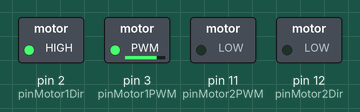
Simulated run of this sketch. Board: Arduino Uno, built with avr-gcc and run on an emulated ATmega328P. Shown: switched loads named in the sketch (green lamp = pin HIGH).

Above: at 0.1 s.
At 1.1 s:
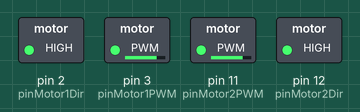
Timing chart, 0 to 2.6 s (numbered marks = the images above):
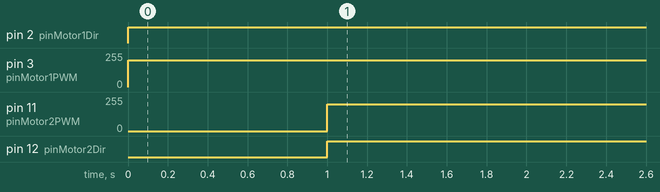

Measured:
- by itself, pin 2 (pinMotor1Dir): LOW → HIGH at 0.00 s
- by itself, pin 3 (pinMotor1PWM): 0/255 → 200/255 at 0.00 s
- by itself, pin 11 (pinMotor2PWM): 0/255 → 200/255 at 1.0 s
- by itself, pin 12 (pinMotor2Dir): LOW → HIGH at 1.0 s

The sketch:

NexusTruckRobotMotorTest.ino
```cpp
int pinMotor1PWM = 3;
int pinMotor1Dir = 2;
int pinMotor2PWM = 11;
int pinMotor2Dir = 12;

void setup() {
  // change PWM freq
  TCCR1B=TCCR1B&0xf8|0x01;  // Pin9,Pin10 PWM 31250Hz
  TCCR2B=TCCR2B&0xf8|0x01;  // Pin3,Pin11 PWM 31250Hz

  // set pin mode
  pinMode(pinMotor1PWM, OUTPUT);
  pinMode(pinMotor1Dir, OUTPUT);
  pinMode(pinMotor2PWM, OUTPUT);
  pinMode(pinMotor2Dir, OUTPUT);

  Serial.begin(115200);
}

void loop() {
  // Motor1 Test
  digitalWrite(pinMotor1Dir, HIGH);
  analogWrite(pinMotor1PWM, 200);
  delay(1000);

  // Motor2 Test
  digitalWrite(pinMotor2Dir, HIGH);
  analogWrite(pinMotor2PWM, 200);
  delay(1000);
}
```
